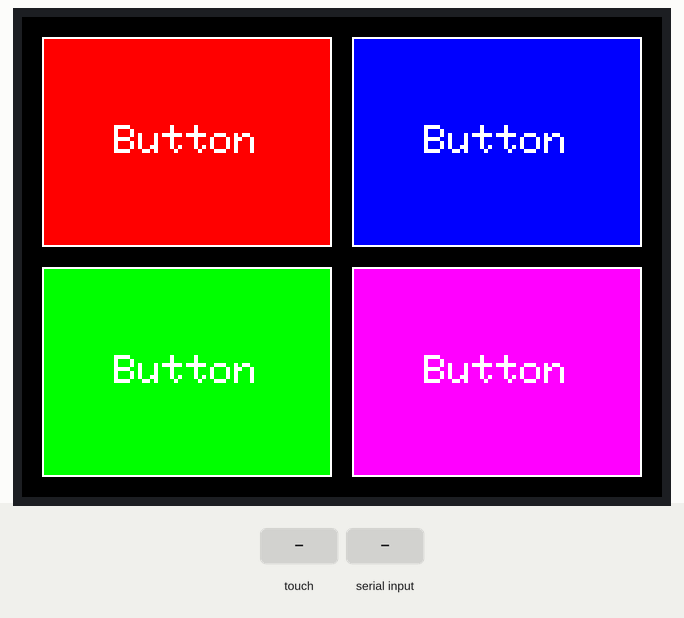
Recording of a sketch running on a simulated Arduino Uno, built with avr-gcc and run on an emulated ATmega328P. On the bench: 320×240 colour display. The inputs (shaded band) are chosen by the test bench. What the sketch prints to the serial monitor is not drawn.

Above: at 1.4 s.
1.5 s: touch panel pressed at 13 % / 10 % of its raw x / y range
At 1.55 s:
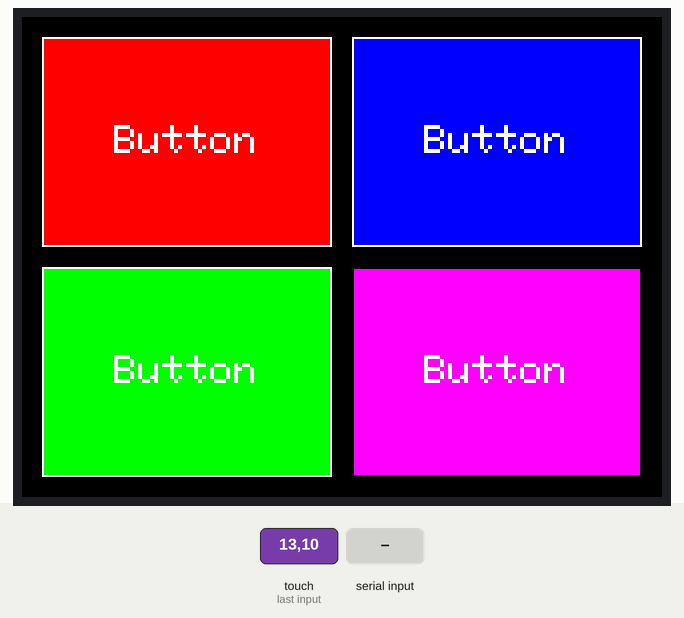
3.1 s: "UPDATE:\n" received over Serial
At 3.4 s:
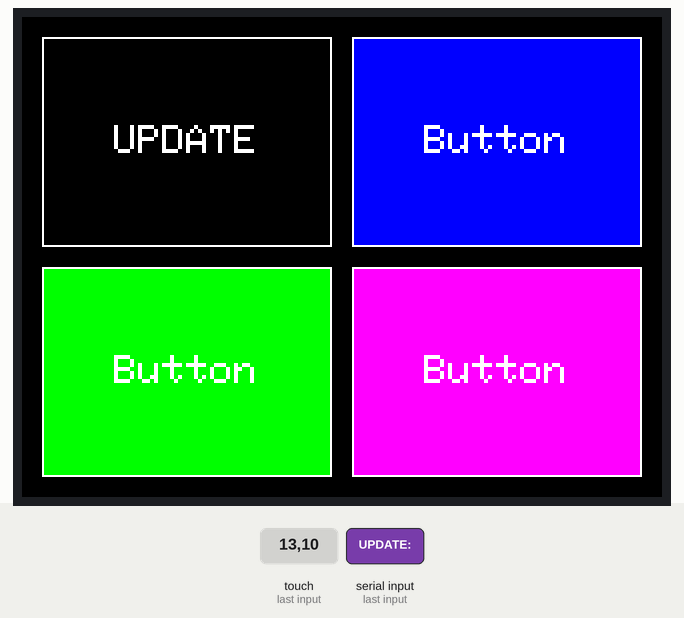
Timing chart, 0 to 6.1 s (numbered marks = the images above; inputs shaded):
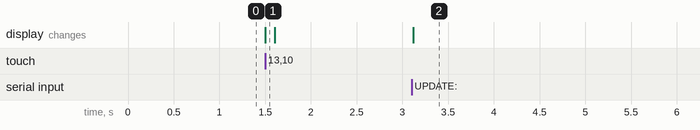

The sketch:

DuinoDeck.ino
```cpp
#include <Adafruit_GFX.h>
#include <Adafruit_TFTLCD.h>
#include <TouchScreen.h>

// TFT Pin configuratie
#define LCD_CS A3
#define LCD_CD A2
#define LCD_WR A1
#define LCD_RD A0
#define LCD_RESET A4

// Touchscreen pinnen voor het standaard 2.8" Shield
#define YP A3  // must be an analog pin
#define XM A2  // must be an analog pin
#define YM 9   // can be a digital pin
#define XP 8   // can be a digital pin

// Touch druk-drempels
#define MINPRESSURE 10
#define MAXPRESSURE 1000

// Calibratiewaarden voor touchscreen (pas aan indien touch niet uitlijnt)
#define TS_MINX 150
#define TS_MINY 120
#define TS_MAXX 920
#define TS_MAXY 940

#define BLACK   0x0000
#define WHITE   0xFFFF
#define BLUE    0x001F
#define RED     0xF800
#define GREEN   0x07E0
#define MAGENTA 0xF81F
#define GREY    0x4208

Adafruit_TFTLCD tft(LCD_CS, LCD_CD, LCD_WR, LCD_RD, LCD_RESET);
TouchScreen ts = TouchScreen(XP, YP, XM, YM, 300);

// Structuur voor 4 knoppen
struct Button {
  int x, y, w, h;
  char label[12];
  uint16_t color;
};

Button buttons[4] = {
  { 10,  10, 145, 105, "Button",    RED },
  { 165, 10, 145, 105, "Button",  BLUE },
  { 10, 125, 145, 105, "Button", GREEN },
  { 165,125, 145, 105, "Button", MAGENTA }
};

unsigned long lastTouchTime = 0;

void drawButton(int i) {
  tft.fillRect(buttons[i].x, buttons[i].y, buttons[i].w, buttons[i].h, buttons[i].color);
  tft.drawRect(buttons[i].x, buttons[i].y, buttons[i].w, buttons[i].h, WHITE);

  tft.setTextColor(WHITE);
  tft.setTextSize(2);

  // Centreer tekst grofweg
  int textX = buttons[i].x + (buttons[i].w / 2) - (strlen(buttons[i].label) * 6);
  int textY = buttons[i].y + (buttons[i].h / 2) - 8;

  tft.setCursor(textX, textY);
  tft.print(buttons[i].label);
}

void drawAllButtons() {
  tft.fillScreen(BLACK);
  for (int i = 0; i < 4; i++) {
    drawButton(i);
  }
}

void setup() {
  Serial.begin(115200);
  tft.reset();
  uint16_t identifier = tft.readID();
  tft.begin(identifier);
  tft.setRotation(1); // Horizontale stand (320x240)

  drawAllButtons();
}

void loop() {
  // Lees touch-input
  digitalWrite(13, HIGH);
  TSPoint p = ts.getPoint();
  digitalWrite(13, LOW);

  pinMode(XM, OUTPUT);
  pinMode(YP, OUTPUT);

  if (p.z > MINPRESSURE && p.z < MAXPRESSURE) {
    if (millis() - lastTouchTime > 300) { // Debounce van 300ms
      // Mappen van touch coördinaten naar scherm pixels (320x240)
      int x = map(p.y, TS_MINY, TS_MAXY, tft.width(), 0);
      int y = map(p.x, TS_MINX, TS_MAXX, tft.height(), 0);

      for (int i = 0; i < 4; i++) {
        if (x >= buttons[i].x && x <= (buttons[i].x + buttons[i].w) &&
            y >= buttons[i].y && y <= (buttons[i].y + buttons[i].h)) {

          // Signaal sturen naar Python
          Serial.print("BTN_");
          Serial.println(i);

          // Visuele feedback op scherm
          tft.drawRect(buttons[i].x, buttons[i].y, buttons[i].w, buttons[i].h, BLACK);
          delay(100);
          tft.drawRect(buttons[i].x, buttons[i].y, buttons[i].w, buttons[i].h, WHITE);
          break;
        }
      }
      lastTouchTime = millis();
    }
  }

  // Verwerk inkomende commando's van Python (bijv. UPDATE:0:Discord:0x07E0)
  if (Serial.available()) {
    String input = Serial.readStringUntil('\n');
    if (input.startsWith("UPDATE:")) {
      int firstColon = input.indexOf(':');
      int secondColon = input.indexOf(':', firstColon + 1);
      int thirdColon = input.indexOf(':', secondColon + 1);

      int btnIndex = input.substring(firstColon + 1, secondColon).toInt();
      String newLabel = input.substring(secondColon + 1, thirdColon);
      uint16_t newColor = strtol(input.substring(thirdColon + 1).c_str(), NULL, 16);

      if (btnIndex >= 0 && btnIndex < 4) {
        newLabel.toCharArray(buttons[btnIndex].label, 12);
        buttons[btnIndex].color = newColor;
        drawButton(btnIndex);
      }
    }
  }
}
```

Measured:
- after the input at 1.5 s, the display: changes at once (image 1)
- after the input at 3.1 s, the display: changes at once (image 2)
